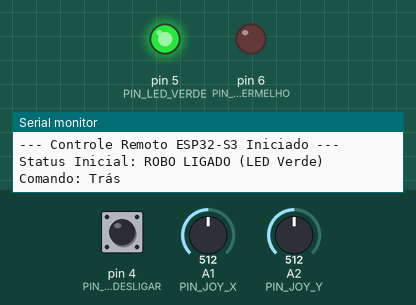
Bench run of a sketch on a simulated Arduino Uno, built with avr-gcc and run on an emulated ATmega328P. On the bench: output pins drawn as LEDs (lit = HIGH), the last lines printed to the serial monitor. The inputs (shaded band) are chosen by the test bench; at power-on: pin 4 (PIN_BTN_DESLIGAR) HIGH, A1 (PIN_JOY_X) = 512, A2 (PIN_JOY_Y) = 512.

Above: at 1.2 s.
1.3 s: pin 4 (PIN_BTN_DESLIGAR) pulled LOW for 0.15 s
At 2.1 s:
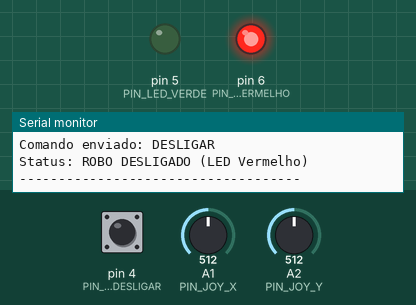
2.9 s: pin 4 (PIN_BTN_DESLIGAR) pulled LOW for 1 s
At 3.6 s:
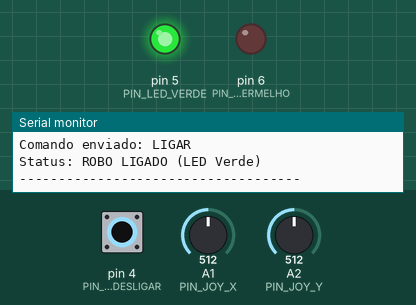
5.4 s: pin 4 (PIN_BTN_DESLIGAR) pulled LOW for 3.2 s
At 6.0 s:
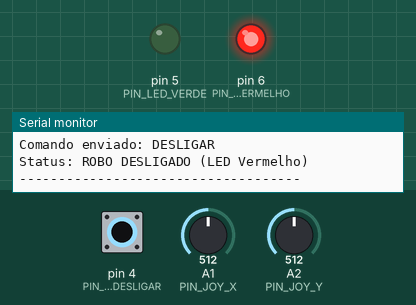
Timing chart, 0 to 8.4 s (numbered marks = the images above; inputs shaded):
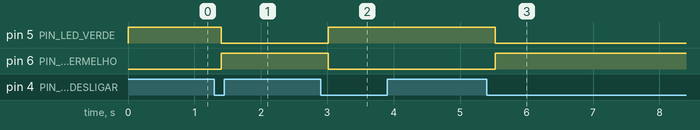

The sketch:

Robo.ino
```cpp
#include <Arduino.h>

// --- Definicao dos Pinos ---
const int PIN_JOY_X = 1;
const int PIN_JOY_Y = 2;

const int PIN_BTN_DESLIGAR = 4;

const int PIN_LED_VERDE = 5;
const int PIN_LED_VERMELHO = 6;

// --- Configurações do Joystick ---
const int ADC_CENTRO = 2048;
const int MARGEM_MORTA = 600;

// --- Variaveis de Estado ---
bool roboLigado = true;
bool estadoBotaoAnterior = HIGH; // Para detectar a borda de descida (clique)
unsigned long ultimoTempoDebounce = 0;
const unsigned long TEMPO_DEBOUNCE = 50;

String ultimoComando = "";

void setup() {
  Serial.begin(115200);

  pinMode(PIN_LED_VERDE, OUTPUT);
  pinMode(PIN_LED_VERMELHO, OUTPUT);

  pinMode(PIN_BTN_DESLIGAR, INPUT_PULLUP);

  digitalWrite(PIN_LED_VERDE, HIGH);
  digitalWrite(PIN_LED_VERMELHO, LOW);

  Serial.println("--- Controle Remoto ESP32-S3 Iniciado ---");
  Serial.println("Status Inicial: ROBO LIGADO (LED Verde)");
}

void loop() {
  // --- LEITURA E TRATAMENTO DO BOTÃO DE DESLIGAR/LIGAR ---
  int leituraBotao = digitalRead(PIN_BTN_DESLIGAR);

  // Se o botão mudou de estado, reseta o tempo de debounce
  if (leituraBotao != estadoBotaoAnterior) {
    ultimoTempoDebounce = millis();
  }

  if ((millis() - ultimoTempoDebounce) > TEMPO_DEBOUNCE) {
    // Detecta o clique único (transição HIGH -> LOW)
    static bool estadoProcessado = HIGH;

    if (leituraBotao == LOW && estadoProcessado == HIGH) {
      roboLigado = !roboLigado; // Inverte o estado do robô

      if (roboLigado) {
        digitalWrite(PIN_LED_VERDE, HIGH);
        digitalWrite(PIN_LED_VERMELHO, LOW);

        Serial.println("\n------------------------------------");
        Serial.println("Comando enviado: LIGAR");
        Serial.println("Status: ROBO LIGADO (LED Verde)");
        Serial.println("------------------------------------");
      } else {
        digitalWrite(PIN_LED_VERDE, LOW);
        digitalWrite(PIN_LED_VERMELHO, HIGH);

        Serial.println("\n------------------------------------");
        Serial.println("Comando enviado: DESLIGAR");
        Serial.println("Status: ROBO DESLIGADO (LED Vermelho)");
        Serial.println("------------------------------------");
      }
    }
    estadoProcessado = leituraBotao;
  }
  estadoBotaoAnterior = leituraBotao;

  // --- LEITURA DO JOYSTICK E ENVIO DE COMANDOS ---
  if (roboLigado) {
    int valorX = analogRead(PIN_JOY_X);
    int valorY = analogRead(PIN_JOY_Y);

    String comandoAtual = "PARADO";

    if (valorY > (ADC_CENTRO + MARGEM_MORTA)) {
      comandoAtual = "Frente";
    } else if (valorY < (ADC_CENTRO - MARGEM_MORTA)) {
      comandoAtual = "Trás";
    }
    else if (valorX < (ADC_CENTRO - MARGEM_MORTA)) {
      comandoAtual = "Esquerda";
    } else if (valorX > (ADC_CENTRO + MARGEM_MORTA)) {
      comandoAtual = "Direita";
    }

    if (comandoAtual != ultimoComando) {
      Serial.print("Comando: ");
      Serial.println(comandoAtual);
      ultimoComando = comandoAtual;
    }
  }

  delay(100);
}
```

Measured:
- after the input at 1.3 s, pin 5 (PIN_LED_VERDE): HIGH → LOW after 0.11 s; pin 6 (PIN_LED_VERMELHO): LOW → HIGH after 0.11 s
- after the input at 2.9 s, pin 5 (PIN_LED_VERDE): LOW → HIGH after 0.11 s; pin 6 (PIN_LED_VERMELHO): HIGH → LOW after 0.11 s
- after the input at 5.4 s, pin 5 (PIN_LED_VERDE): HIGH → LOW after 0.13 s; pin 6 (PIN_LED_VERMELHO): LOW → HIGH after 0.13 s
